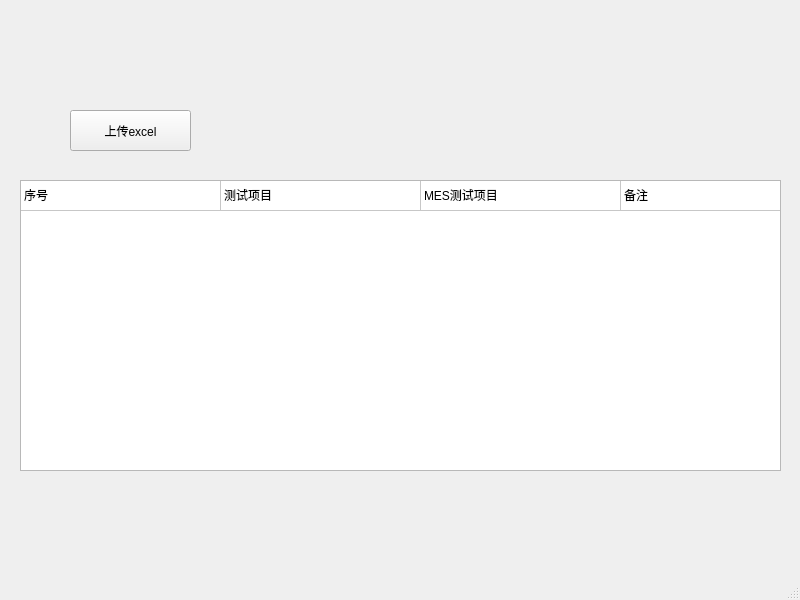
<?xml version="1.0" encoding="UTF-8"?>
<ui version="4.0">
 <class>MainWindow</class>
 <widget class="QMainWindow" name="MainWindow">
  <property name="geometry">
   <rect>
    <x>0</x>
    <y>0</y>
    <width>800</width>
    <height>600</height>
   </rect>
  </property>
  <property name="windowTitle">
   <string>tool</string>
  </property>
  <widget class="QWidget" name="centralwidget">
   <widget class="QTableWidget" name="tableWidget">
    <property name="enabled">
     <bool>true</bool>
    </property>
    <property name="geometry">
     <rect>
      <x>20</x>
      <y>180</y>
      <width>761</width>
      <height>291</height>
     </rect>
    </property>
    <property name="layoutDirection">
     <enum>Qt::LeftToRight</enum>
    </property>
    <property name="autoFillBackground">
     <bool>false</bool>
    </property>
    <property name="frameShape">
     <enum>QFrame::StyledPanel</enum>
    </property>
    <property name="verticalScrollBarPolicy">
     <enum>Qt::ScrollBarAsNeeded</enum>
    </property>
    <property name="horizontalScrollBarPolicy">
     <enum>Qt::ScrollBarAlwaysOff</enum>
    </property>
    <property name="autoScroll">
     <bool>true</bool>
    </property>
    <property name="showDropIndicator" stdset="0">
     <bool>true</bool>
    </property>
    <property name="dragEnabled">
     <bool>false</bool>
    </property>
    <property name="textElideMode">
     <enum>Qt::ElideRight</enum>
    </property>
    <property name="showGrid">
     <bool>true</bool>
    </property>
    <property name="gridStyle">
     <enum>Qt::SolidLine</enum>
    </property>
    <property name="sortingEnabled">
     <bool>false</bool>
    </property>
    <property name="wordWrap">
     <bool>true</bool>
    </property>
    <property name="cornerButtonEnabled">
     <bool>true</bool>
    </property>
    <attribute name="horizontalHeaderVisible">
     <bool>false</bool>
    </attribute>
    <attribute name="horizontalHeaderDefaultSectionSize">
     <number>200</number>
    </attribute>
    <attribute name="horizontalHeaderHighlightSections">
     <bool>true</bool>
    </attribute>
    <attribute name="horizontalHeaderShowSortIndicator" stdset="0">
     <bool>false</bool>
    </attribute>
    <attribute name="horizontalHeaderStretchLastSection">
     <bool>false</bool>
    </attribute>
    <attribute name="verticalHeaderVisible">
     <bool>false</bool>
    </attribute>
    <attribute name="verticalHeaderCascadingSectionResizes">
     <bool>false</bool>
    </attribute>
    <attribute name="verticalHeaderHighlightSections">
     <bool>false</bool>
    </attribute>
    <attribute name="verticalHeaderShowSortIndicator" stdset="0">
     <bool>false</bool>
    </attribute>
    <attribute name="verticalHeaderStretchLastSection">
     <bool>false</bool>
    </attribute>
    <row>
     <property name="text">
      <string>1</string>
     </property>
    </row>
    <column>
     <property name="text">
      <string>1</string>
     </property>
    </column>
    <column>
     <property name="text">
      <string>2</string>
     </property>
    </column>
    <column>
     <property name="text">
      <string>3</string>
     </property>
    </column>
    <column>
     <property name="text">
      <string>4</string>
     </property>
    </column>
    <item row="0" column="0">
     <property name="text">
      <string>序号</string>
     </property>
    </item>
    <item row="0" column="1">
     <property name="text">
      <string>测试项目</string>
     </property>
    </item>
    <item row="0" column="2">
     <property name="text">
      <string>MES测试项目</string>
     </property>
    </item>
    <item row="0" column="3">
     <property name="text">
      <string>备注</string>
     </property>
    </item>
   </widget>
   <widget class="QPushButton" name="uploadButton">
    <property name="geometry">
     <rect>
      <x>70</x>
      <y>110</y>
      <width>121</width>
      <height>41</height>
     </rect>
    </property>
    <property name="text">
     <string>上传excel</string>
    </property>
   </widget>
  </widget>
  <widget class="QMenuBar" name="menubar">
   <property name="geometry">
    <rect>
     <x>0</x>
     <y>0</y>
     <width>800</width>
     <height>26</height>
    </rect>
   </property>
  </widget>
  <widget class="QStatusBar" name="statusbar"/>
 </widget>
 <resources/>
 <connections>
  <connection>
   <sender>uploadButton</sender>
   <signal>clicked()</signal>
   <receiver>MainWindow</receiver>
   <slot>uploadExcel()</slot>
   <hints>
    <hint type="sourcelabel">
     <x>130</x>
     <y>156</y>
    </hint>
    <hint type="destinationlabel">
     <x>399</x>
     <y>299</y>
    </hint>
   </hints>
  </connection>
 </connections>
 <slots>
  <slot>uploadExcel()</slot>
 </slots>
</ui>
